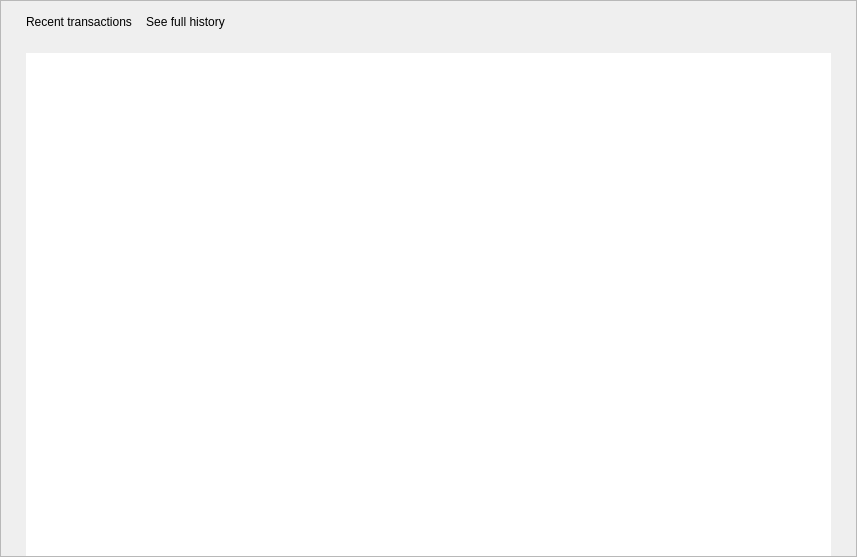
<?xml version="1.0" encoding="UTF-8"?>
<ui version="4.0">
 <class>OverviewFrame</class>
 <widget class="QFrame" name="OverviewFrame">
  <property name="geometry">
   <rect>
    <x>0</x>
    <y>0</y>
    <width>857</width>
    <height>557</height>
   </rect>
  </property>
  <property name="windowTitle">
   <string>Frame</string>
  </property>
  <property name="frameShape">
   <enum>QFrame::StyledPanel</enum>
  </property>
  <property name="frameShadow">
   <enum>QFrame::Raised</enum>
  </property>
  <layout class="QVBoxLayout" name="verticalLayout" stretch="0,0,0,0,1">
   <property name="spacing">
    <number>0</number>
   </property>
   <property name="leftMargin">
    <number>0</number>
   </property>
   <property name="topMargin">
    <number>0</number>
   </property>
   <property name="rightMargin">
    <number>0</number>
   </property>
   <property name="bottomMargin">
    <number>0</number>
   </property>
   <item>
    <widget class="WalletGui::OverviewHeaderFrame" name="m_overviewHeaderFrame">
     <property name="frameShape">
      <enum>QFrame::NoFrame</enum>
     </property>
     <property name="frameShadow">
      <enum>QFrame::Raised</enum>
     </property>
    </widget>
   </item>
   <item>
    <spacer name="verticalSpacer_2">
     <property name="orientation">
      <enum>Qt::Vertical</enum>
     </property>
     <property name="sizeType">
      <enum>QSizePolicy::Fixed</enum>
     </property>
     <property name="sizeHint" stdset="0">
      <size>
       <width>10</width>
       <height>10</height>
      </size>
     </property>
    </spacer>
   </item>
   <item>
    <layout class="QHBoxLayout" name="horizontalLayout">
     <property name="spacing">
      <number>10</number>
     </property>
     <property name="leftMargin">
      <number>25</number>
     </property>
     <item>
      <widget class="WalletGui::WalletHeaderLabel" name="m_overviewTransactionsTextLabel">
       <property name="text">
        <string>Recent transactions</string>
       </property>
       <property name="indent">
        <number>0</number>
       </property>
      </widget>
     </item>
     <item>
      <widget class="WalletGui::WalletTinyLinkLikeButton" name="m_allTransactionsButton">
       <property name="cursor">
        <cursorShape>PointingHandCursor</cursorShape>
       </property>
       <property name="focusPolicy">
        <enum>Qt::NoFocus</enum>
       </property>
       <property name="text">
        <string>See full history</string>
       </property>
       <property name="flat">
        <bool>true</bool>
       </property>
      </widget>
     </item>
     <item>
      <spacer name="horizontalSpacer">
       <property name="orientation">
        <enum>Qt::Horizontal</enum>
       </property>
       <property name="sizeHint" stdset="0">
        <size>
         <width>40</width>
         <height>20</height>
        </size>
       </property>
      </spacer>
     </item>
    </layout>
   </item>
   <item>
    <spacer name="verticalSpacer">
     <property name="orientation">
      <enum>Qt::Vertical</enum>
     </property>
     <property name="sizeType">
      <enum>QSizePolicy::Fixed</enum>
     </property>
     <property name="sizeHint" stdset="0">
      <size>
       <width>20</width>
       <height>20</height>
      </size>
     </property>
    </spacer>
   </item>
   <item>
    <layout class="QHBoxLayout" name="horizontalLayout_3">
     <property name="spacing">
      <number>0</number>
     </property>
     <item>
      <spacer name="horizontalSpacer_2">
       <property name="orientation">
        <enum>Qt::Horizontal</enum>
       </property>
       <property name="sizeType">
        <enum>QSizePolicy::Fixed</enum>
       </property>
       <property name="sizeHint" stdset="0">
        <size>
         <width>25</width>
         <height>20</height>
        </size>
       </property>
      </spacer>
     </item>
     <item>
      <widget class="WalletGui::WalletTableView" name="m_recentTransactionsView">
       <property name="enabled">
        <bool>true</bool>
       </property>
       <property name="focusPolicy">
        <enum>Qt::NoFocus</enum>
       </property>
       <property name="frameShape">
        <enum>QFrame::NoFrame</enum>
       </property>
       <property name="verticalScrollBarPolicy">
        <enum>Qt::ScrollBarAlwaysOff</enum>
       </property>
       <property name="editTriggers">
        <set>QAbstractItemView::NoEditTriggers</set>
       </property>
       <property name="alternatingRowColors">
        <bool>true</bool>
       </property>
       <property name="selectionMode">
        <enum>QAbstractItemView::NoSelection</enum>
       </property>
       <property name="selectionBehavior">
        <enum>QAbstractItemView::SelectItems</enum>
       </property>
       <property name="textElideMode">
        <enum>Qt::ElideMiddle</enum>
       </property>
       <property name="verticalScrollMode">
        <enum>QAbstractItemView::ScrollPerPixel</enum>
       </property>
       <property name="showGrid">
        <bool>false</bool>
       </property>
       <property name="wordWrap">
        <bool>false</bool>
       </property>
       <property name="cornerButtonEnabled">
        <bool>false</bool>
       </property>
       <attribute name="horizontalHeaderHighlightSections">
        <bool>false</bool>
       </attribute>
       <attribute name="verticalHeaderVisible">
        <bool>false</bool>
       </attribute>
      </widget>
     </item>
     <item>
      <spacer name="horizontalSpacer_9">
       <property name="orientation">
        <enum>Qt::Horizontal</enum>
       </property>
       <property name="sizeType">
        <enum>QSizePolicy::Fixed</enum>
       </property>
       <property name="sizeHint" stdset="0">
        <size>
         <width>25</width>
         <height>20</height>
        </size>
       </property>
      </spacer>
     </item>
    </layout>
   </item>
  </layout>
 </widget>
 <customwidgets>
  <customwidget>
   <class>WalletGui::WalletTinyLinkLikeButton</class>
   <extends>QPushButton</extends>
   <header>Gui/Common/WalletLinkLikeButton.h</header>
  </customwidget>
  <customwidget>
   <class>WalletGui::WalletHeaderLabel</class>
   <extends>QLabel</extends>
   <header>Gui/Common/WalletTextLabel.h</header>
  </customwidget>
  <customwidget>
   <class>WalletGui::WalletTableView</class>
   <extends>QTableView</extends>
   <header>Gui/Common/WalletTableView.h</header>
  </customwidget>
  <customwidget>
   <class>WalletGui::OverviewHeaderFrame</class>
   <extends>QFrame</extends>
   <header>Gui/Overview/OverviewHeaderFrame.h</header>
   <container>1</container>
  </customwidget>
 </customwidgets>
 <resources/>
 <connections>
  <connection>
   <sender>m_recentTransactionsView</sender>
   <signal>doubleClicked(QModelIndex)</signal>
   <receiver>OverviewFrame</receiver>
   <slot>showTransactionDetails(QModelIndex)</slot>
   <hints>
    <hint type="sourcelabel">
     <x>428</x>
     <y>265</y>
    </hint>
    <hint type="destinationlabel">
     <x>428</x>
     <y>278</y>
    </hint>
   </hints>
  </connection>
 </connections>
 <slots>
  <slot>showTransactionDetails(QModelIndex)</slot>
 </slots>
</ui>
